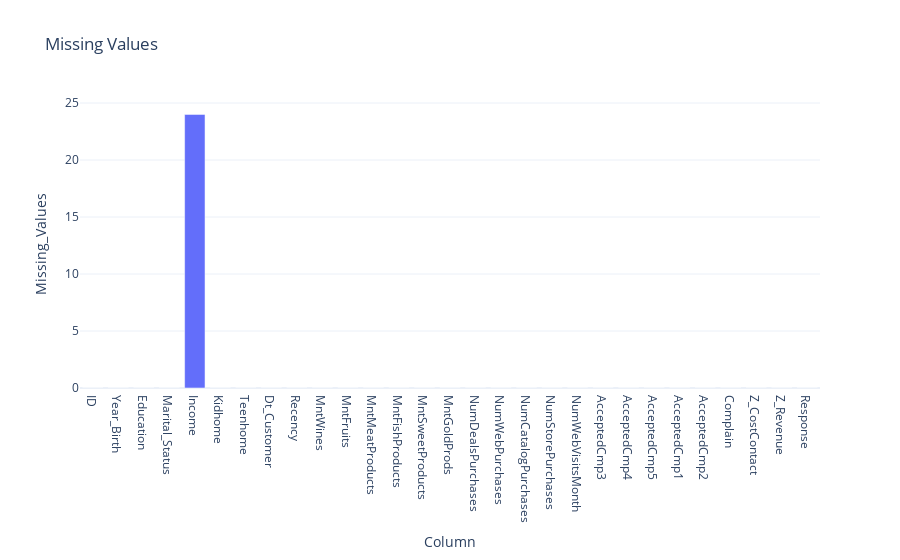

This figure's notebook cell:
### Code cell
missing_values = df.isna().sum().to_dict()
missing_values_df = pd.DataFrame(list(missing_values.items()), columns=['Column', 'Missing_Values'])

fig = px.bar(missing_values_df,
       x = 'Column',
       y = 'Missing_Values',
       template = 'plotly_white',
       title = 'Missing Values')
fig.show()

### Figure 1 — Plotly figure (JSON) as saved in the notebook; plotly's stock layout.template omitted (floating-point values rounded to 4 significant figures)
{"data": [{"alignmentgroup": "True", "hovertemplate": "Column=%{x}<br>Missing_Values=%{y}<extra></extra>", "legendgroup": "", "marker": {"color": "#636efa", "pattern": {"shape": ""}}, "name": "", "offsetgroup": "", "orientation": "v", "showlegend": false, "textposition": "auto", "type": "bar", "x": ["ID", "Year_Birth", "Education", "Marital_Status", "Income", "Kidhome", "Teenhome", "Dt_Customer", "Recency", "MntWines", "MntFruits", "MntMeatProducts", "MntFishProducts", "MntSweetProducts", "MntGoldProds", "NumDealsPurchases", "NumWebPurchases", "NumCatalogPurchases", "NumStorePurchases", "NumWebVisitsMonth", "AcceptedCmp3", "AcceptedCmp4", "AcceptedCmp5", "AcceptedCmp1", "AcceptedCmp2", "Complain", "Z_CostContact", "Z_Revenue", "Response"], "xaxis": "x", "y": [0, 0, 0, 0, 24, 0, 0, 0, 0, 0, 0, 0, 0, 0, 0, 0, 0, 0, 0, 0, 0, 0, 0, 0, 0, 0, 0, 0, 0], "yaxis": "y"}], "layout": {"barmode": "relative", "legend": {"tracegroupgap": 0}, "title": {"text": "Missing Values"}, "xaxis": {"anchor": "y", "domain": [0, 1], "title": {"text": "Column"}}, "yaxis": {"anchor": "x", "domain": [0, 1], "title": {"text": "Missing_Values"}}}}
